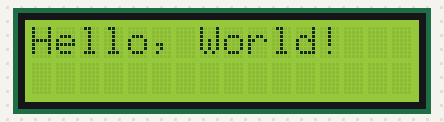
A sketch run on a simulated Arduino Uno, built with avr-gcc and run on an emulated ATmega328P. On the bench: 16×2 character LCD. Wiring (inferred from the names in the program): character LCD (HD44780): RS pin 12; R/W pin 10; E pin 11; data pin 9, pin 8, pin 7, pin 6, pin 5, pin 4, pin 3, pin 2.

Above: at 1.1 s.

The sketch:

lcd2.ino
```cpp
const int RS = 12;
const int RW = 10;
const int E = 11;
const int A[8] = { 9, 8, 7, 6, 5, 4, 3, 2 };
const int CLK_DELAY = 10;

void setup() {
  Serial.begin(9600);
  initializeDisplay();

  setDisplayCursor(0, 0);
  displayString("Hello, World!");
  delay(1000);
  displayCharacter("0111011111111111111111111111111111101110", 7, 1);
}

void loop() {}

void setDisplayCursor(int x, int y) {
  y = (y == 0) ? 0x00 : 0x40;//set y to hex value
  INS(0x80 + x + y);//calculate rows and colls
  delayMicroseconds(CLK_DELAY);
}

void displayCharacter(String p, int x, int y) {
  INS(0x48);//CG RAM location 1
  for(int i = 0; i < 8; i++) {
    String l = p.substring(i*5, (i*5)+5);//get 5 bits of a character
    SET(binStringVal(l));//send a byte of character data
  }
  INS(0x86);//CG RAM location 1
  setDisplayCursor(x, y);//set position of the character
  SET(0x1);//Write character from position1 in RAM to display
}

void displayString(String string) {
  for(int i = 0; i < string.length(); i++)
    SET((int)string[i]);
}

void initializeDisplay() {
  pinMode(RS, OUTPUT);
  pinMode(RW, OUTPUT);
  pinMode(E, OUTPUT);
  digitalWrite(RW, 0);//set write mode
  for (int i = 0; i < 8; i++) {
    pinMode(A[i], OUTPUT);
    digitalWrite(A[i], 0);//set all adress lines to 0
  }
  delayMicroseconds(CLK_DELAY);
  INS(0x0C);//display on, cursor off
  delayMicroseconds(CLK_DELAY);
  INS(0x38);//2Line 5x7, 8bit mode
  delayMicroseconds(CLK_DELAY);
  clearDisplay();
  delayMicroseconds(CLK_DELAY*2);
  INS(0x30);//entry mode
  delay(5);
}

void clearDisplay() {
  INS(0x01);//clear
}

void SET(byte state) {//Data mode
  digitalWrite(RS, 1);
  for(int i = 0; i < 8; i++)
       digitalWrite(A[i], ((state >> i) & 0x01));//set a bit from a hex intiger from an index
  delayMicroseconds(CLK_DELAY*2);
  digitalWrite(E, 1);
  delayMicroseconds(CLK_DELAY*2);//enable
  digitalWrite(E, 0);
}

void INS(byte state) {//Instruction mode
  digitalWrite(RS, 0);
  for(int i = 0; i < 8; i++)
     digitalWrite(A[i], ((state >> i) & 0x01));//set a bit from a hex intiger from an index
  delayMicroseconds(CLK_DELAY*2);
  digitalWrite(E, 1);
  delayMicroseconds(CLK_DELAY);//enable
  digitalWrite(E, 0);
}

int binStringVal(String x) {//get value from a string of a byte
    int value = 0;
    for (int j = 0; j < x.length(); j++) {
      value *= 2;
      if(x[j] == '1') value++;
    }
    return value;
}
```
